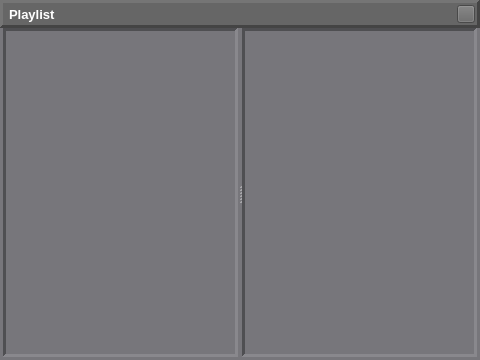
<?xml version="1.0" encoding="UTF-8"?>
<ui version="4.0">
 <class>TP_Playlist</class>
 <widget class="QWidget" name="TP_Playlist">
  <property name="geometry">
   <rect>
    <x>0</x>
    <y>0</y>
    <width>480</width>
    <height>360</height>
   </rect>
  </property>
  <property name="sizePolicy">
   <sizepolicy hsizetype="Minimum" vsizetype="Minimum">
    <horstretch>0</horstretch>
    <verstretch>0</verstretch>
   </sizepolicy>
  </property>
  <property name="minimumSize">
   <size>
    <width>480</width>
    <height>240</height>
   </size>
  </property>
  <property name="windowTitle">
   <string>Form</string>
  </property>
  <property name="styleSheet">
   <string notr="true">background-color: rgb(119, 118, 123);</string>
  </property>
  <layout class="QVBoxLayout" name="verticalLayout">
   <property name="spacing">
    <number>0</number>
   </property>
   <property name="leftMargin">
    <number>0</number>
   </property>
   <property name="topMargin">
    <number>0</number>
   </property>
   <property name="rightMargin">
    <number>0</number>
   </property>
   <property name="bottomMargin">
    <number>0</number>
   </property>
   <item>
    <widget class="TP_TitleBar" name="frame_Title">
     <property name="sizePolicy">
      <sizepolicy hsizetype="Preferred" vsizetype="Fixed">
       <horstretch>0</horstretch>
       <verstretch>0</verstretch>
      </sizepolicy>
     </property>
     <property name="minimumSize">
      <size>
       <width>0</width>
       <height>28</height>
      </size>
     </property>
     <property name="maximumSize">
      <size>
       <width>16777215</width>
       <height>28</height>
      </size>
     </property>
     <property name="styleSheet">
      <string notr="true">background-color: #666;</string>
     </property>
     <property name="frameShape">
      <enum>QFrame::Panel</enum>
     </property>
     <property name="frameShadow">
      <enum>QFrame::Raised</enum>
     </property>
     <property name="lineWidth">
      <number>3</number>
     </property>
     <layout class="QHBoxLayout" name="horizontalLayout">
      <property name="leftMargin">
       <number>6</number>
      </property>
      <property name="topMargin">
       <number>0</number>
      </property>
      <property name="rightMargin">
       <number>2</number>
      </property>
      <property name="bottomMargin">
       <number>0</number>
      </property>
      <item>
       <widget class="QLabel" name="label_Playlist">
        <property name="font">
         <font>
          <pointsize>10</pointsize>
          <weight>75</weight>
          <bold>true</bold>
         </font>
        </property>
        <property name="styleSheet">
         <string notr="true">color: rgb(255, 255, 255);</string>
        </property>
        <property name="text">
         <string>Playlist</string>
        </property>
       </widget>
      </item>
      <item>
       <spacer name="horizontalSpacer">
        <property name="orientation">
         <enum>Qt::Horizontal</enum>
        </property>
        <property name="sizeHint" stdset="0">
         <size>
          <width>40</width>
          <height>20</height>
         </size>
        </property>
       </spacer>
      </item>
      <item>
       <widget class="QPushButton" name="pushButton_Close">
        <property name="sizePolicy">
         <sizepolicy hsizetype="Fixed" vsizetype="Fixed">
          <horstretch>0</horstretch>
          <verstretch>0</verstretch>
         </sizepolicy>
        </property>
        <property name="minimumSize">
         <size>
          <width>18</width>
          <height>18</height>
         </size>
        </property>
        <property name="maximumSize">
         <size>
          <width>18</width>
          <height>18</height>
         </size>
        </property>
        <property name="iconSize">
         <size>
          <width>12</width>
          <height>12</height>
         </size>
        </property>
       </widget>
      </item>
     </layout>
    </widget>
   </item>
   <item>
    <widget class="TP_PlaylistContainer" name="widget_Playlist" native="true">
     <layout class="QVBoxLayout" name="verticalLayout_2">
      <property name="leftMargin">
       <number>3</number>
      </property>
      <property name="topMargin">
       <number>0</number>
      </property>
      <property name="rightMargin">
       <number>3</number>
      </property>
      <property name="bottomMargin">
       <number>3</number>
      </property>
      <item>
       <widget class="QSplitter" name="splitter">
        <property name="frameShape">
         <enum>QFrame::NoFrame</enum>
        </property>
        <property name="frameShadow">
         <enum>QFrame::Sunken</enum>
        </property>
        <property name="lineWidth">
         <number>3</number>
        </property>
        <property name="orientation">
         <enum>Qt::Horizontal</enum>
        </property>
        <widget class="QScrollArea" name="scrollArea_SubPlayList">
         <property name="frameShape">
          <enum>QFrame::Panel</enum>
         </property>
         <property name="lineWidth">
          <number>3</number>
         </property>
         <property name="widgetResizable">
          <bool>true</bool>
         </property>
         <widget class="QWidget" name="scrollAreaWidgetContents">
          <property name="geometry">
           <rect>
            <x>0</x>
            <y>0</y>
            <width>229</width>
            <height>323</height>
           </rect>
          </property>
         </widget>
        </widget>
        <widget class="QScrollArea" name="scrollArea_FileList">
         <property name="frameShape">
          <enum>QFrame::Panel</enum>
         </property>
         <property name="lineWidth">
          <number>3</number>
         </property>
         <property name="widgetResizable">
          <bool>true</bool>
         </property>
         <widget class="QWidget" name="scrollAreaWidgetContents_2">
          <property name="geometry">
           <rect>
            <x>0</x>
            <y>0</y>
            <width>229</width>
            <height>323</height>
           </rect>
          </property>
         </widget>
        </widget>
       </widget>
      </item>
     </layout>
    </widget>
   </item>
  </layout>
 </widget>
 <customwidgets>
  <customwidget>
   <class>TP_TitleBar</class>
   <extends>QFrame</extends>
   <header>tp_titlebar.h</header>
   <container>1</container>
  </customwidget>
  <customwidget>
   <class>TP_PlaylistContainer</class>
   <extends>QWidget</extends>
   <header>tp_playlistcontainer.h</header>
   <container>1</container>
  </customwidget>
 </customwidgets>
 <resources/>
 <connections/>
</ui>
